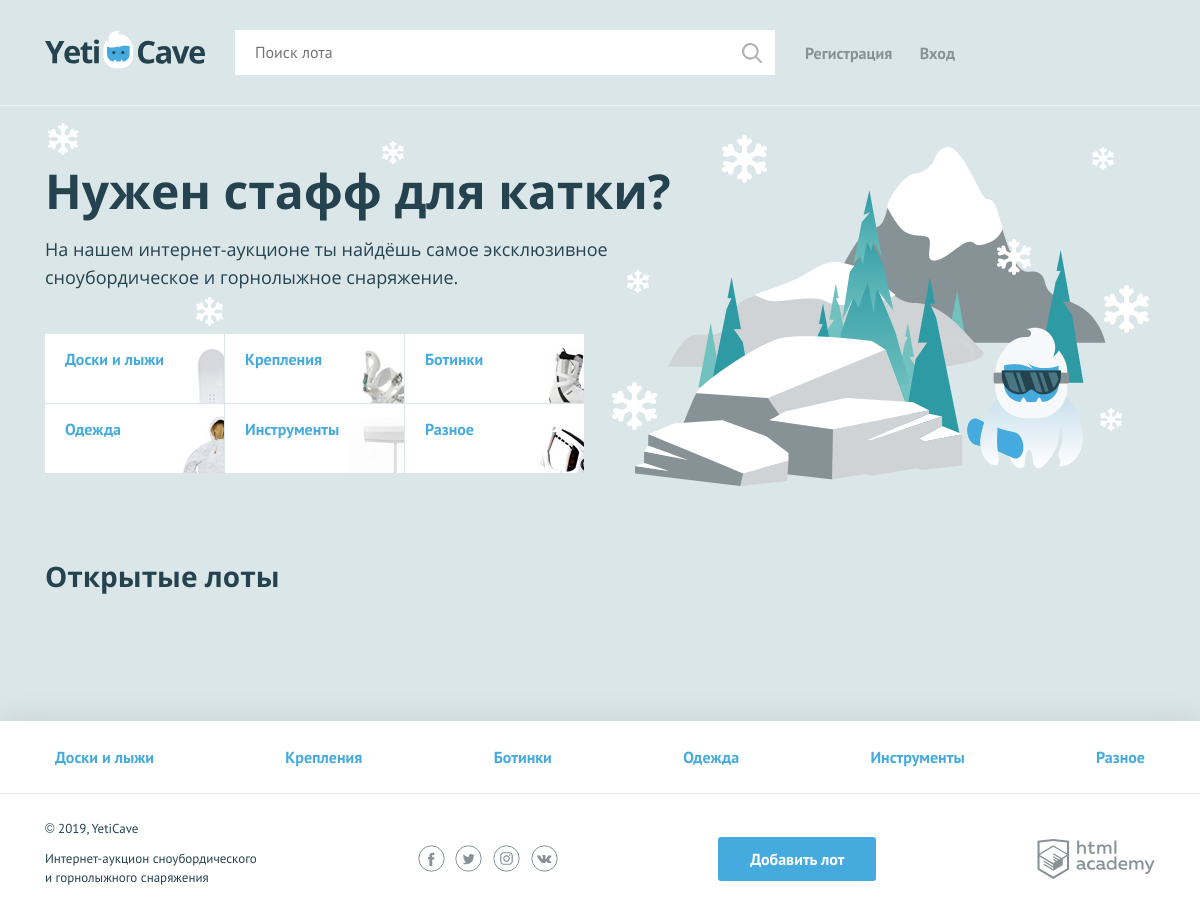
The page / on the database its author committed.
### tables this page shows
CREATE TABLE categories
(
    id          INT AUTO_INCREMENT PRIMARY KEY,
    title       VARCHAR(128) UNIQUE,
    translation VARCHAR(128)
);

### helpers.php (called while the page is built, shortened)
<?php
function db_get_prepare_stmt($link, $sql, $data = [])
{
    $stmt = mysqli_prepare($link, $sql);
    return $stmt;
}
function include_template($name, array $data = [])
{
    $name = 'templates/'.$name;
    extract($data);
    require $name;
    $result = ob_get_clean();
    return $result;
}

### sql_requests.php (called while the page is built, shortened)
<?php
function get_categories($con)
{
    $sql = 'SELECT title,translation FROM categories';
    $categories = sql_request($con, $sql);
    return $categories;
}
function get_lots($con)
{
    $sql = 'SELECT  l.end_date,l.creation_date, l.id as lot_id, l.title ,l.first_price,l.image,b.bet_sum AS current_price, c.title as category FROM lots AS l LEFT JOIN bets AS b ON b.lot_id = l.id  AND b.bet_sum = (SELECT MAX(b.bet_sum) FROM bets AS b  WHERE b.lot_id = l.id) JOIN categories AS c ON c.id = l.category_id   ORDER BY l.creation_date';
    $lots = sql_request($con, $sql);
    foreach ($lots as $key => &$lot) {
        if ($lot['current_price'] === null) {
            $lot['current_price'] = $lot['first_price'];
        }
        if ((date_diff(new DateTime($lot['end_date']),
                    new DateTime())->days >= 1) || new DateTime($lot['end_date']) < new DateTime()) {
            unset($lots[$key]);
        }
    }
    return $lots;
}

### functions.php (called while the page is built, shortened)
<?php
function sql_request($con, $sql, $data = [])
{
    $stmt = db_get_prepare_stmt($con, $sql, $data);
    mysqli_stmt_execute($stmt);
    $res = mysqli_stmt_get_result($stmt);
    return mysqli_fetch_all($res, MYSQLI_ASSOC);
}

### config.php (called while the page is built, shortened)
<?php
$is_auth = isset($_SESSION['id']) ?? false;

### templates/main.php (the view, shortened to what this page needs)
<main class="container">
    <section class="promo">
        <h2 class="promo__title">Нужен стафф для катки?</h2>
        <p class="promo__text">На нашем интернет-аукционе ты найдёшь самое эксклюзивное сноубордическое и горнолыжное
            снаряжение.</p>
        <ul class="promo__list">
            <?php foreach ($categories as $key => $category): ?>
                <li class="promo__item promo__item--<?= strip_tags($category['title']); ?>">
                    <a class="promo__link" href="pages/all-lots.html"><?= strip_tags($category['translation']); ?></a>
                </li>
            <?php endforeach; ?>
        </ul>
    </section>
    <section class="lots">
        <div class="lots__header">
            <h2>Открытые лоты</h2>
        </div>
    </section>
</main>

### index.php
<?php
require_once 'helpers.php';
require_once 'config.php';
require_once 'functions.php';
require_once 'sql_requests.php';
$categories = get_categories($con);
$lots = get_lots($con);
$page_content = include_template('main.php', ['categories' => $categories, 'lots' => $lots]);
print (include_template('layout.php', [
    'categories' => $categories,
    'is_auth' => $is_auth,
    'main_content' => $page_content,
    'user_name' => isset($_SESSION['login']) ? $_SESSION['login'] : '',
    'title' => 'Главная',
]));

### templates/layout.php (shortened to what this page needs)
<!DOCTYPE html>
<html lang="ru">
<head>
    <link href="../css/normalize.min.css" rel="stylesheet">
    <link href="../css/style.css" rel="stylesheet">
    <link href="../css/flatpickr.min.css" rel="stylesheet">
</head>
<body>
<div class="page-wrapper">
    <header class="main-header">
        <div class="main-header__container container">
            <a class="main-header__logo">
                <img src="../img/logo.svg" width="160" height="39" alt="Логотип компании YetiCave">
            </a>
            <form class="main-header__search" method="get" action="./search.php" autocomplete="off">
                <input type="search" name="search" placeholder="Поиск лота">
                <input class="main-header__search-btn" type="submit">
            </form>
            <nav class="user-menu">
                <?php if ($is_auth) : ?>
                    <div class="user-menu__logged">
                        <p><?= strip_tags($user_name); ?></p>
                        <a class="user-menu__bets" href="pages/my-bets.html">Мои ставки</a>
                        <a class="user-menu__logout" href="./logout.php">Выход</a>
                    </div>
                <?php else : ?>
                    <ul class="user-menu__list">
                        <li class="user-menu__item">
                            <a href="../registration.php">Регистрация</a>
                        </li>
                        <li class="user-menu__item">
                            <a href="./login.php">Вход</a>
                        </li>
                    </ul>
                <?php endif; ?>
            </nav>
        </div>
    </header>
    <?= $main_content ?>
</div>
<footer class="main-footer">
    <nav class="nav">
        <ul class="nav__list container">
            <?php foreach ($categories as $category): ?>
                <li class="nav__item">
                    <a href="pages/all-lots.html"><?= strip_tags($category['translation']); ?></a>
                </li>
            <?php endforeach; ?>
        </ul>
    </nav>
    <div class="main-footer__bottom container">
        <div class="main-footer__copyright">
            <p>© 2019, YetiCave</p>
            <p>Интернет-аукцион сноубордического и горнолыжного снаряжения</p>
        </div>
        <div class="main-footer__social social">
            <a class="social__link social__link--facebook" href="#">
            </a>
            <a class="social__link social__link--twitter" href="#">
            </a>
            <a class="social__link social__link--instagram" href="#">
            </a>
            <a class="social__link social__link--vkontakte" href="#">
            </a>
        </div>
        <a class="main-footer__add-lot button" href="add-lot.html">Добавить лот</a>
        <div class="main-footer__developed-by">
            <a class="logo-academy" href="https://htmlacademy.ru/intensive/php">
            </a>
        </div>
    </div>
</footer>
</body>
</html>

### rows shown on the page
categories: translation "Доски и лыжи"
categories: translation "Крепления"
categories: translation "Ботинки"
categories: translation "Одежда"
categories: translation "Инструменты"
categories: translation "Разное"
